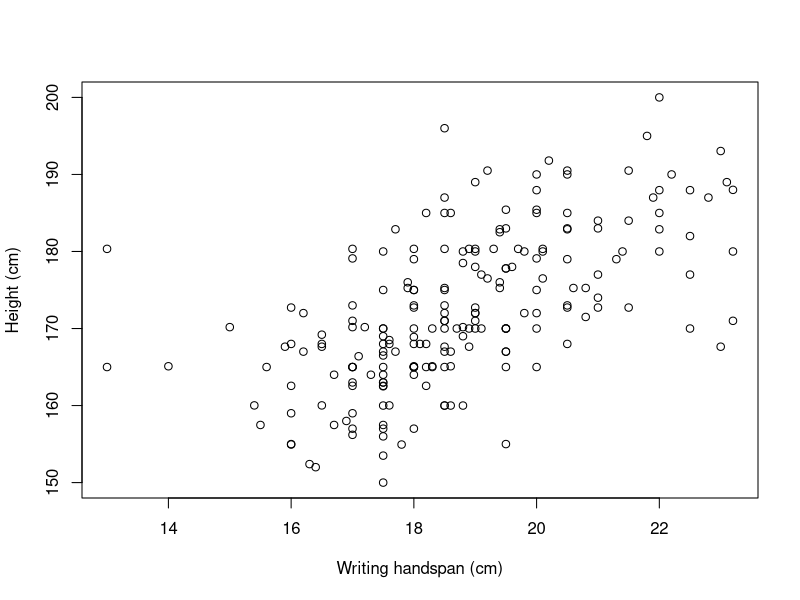
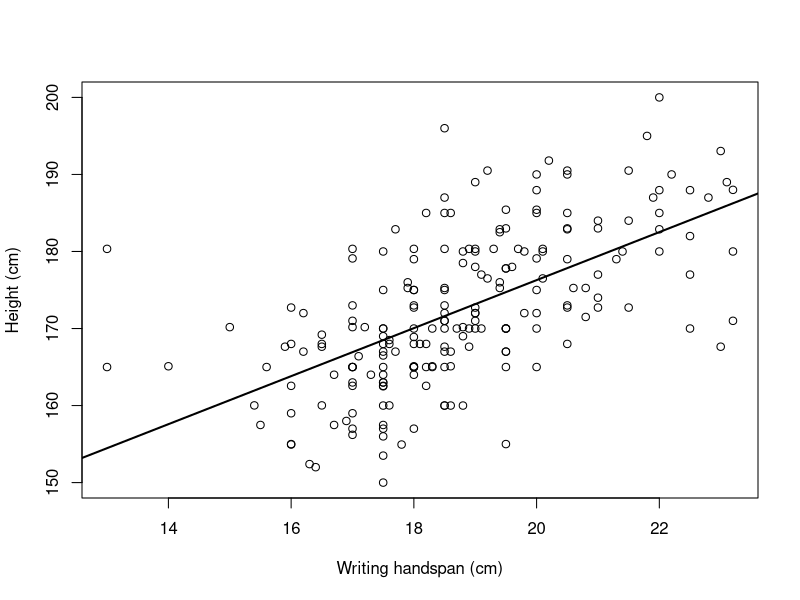
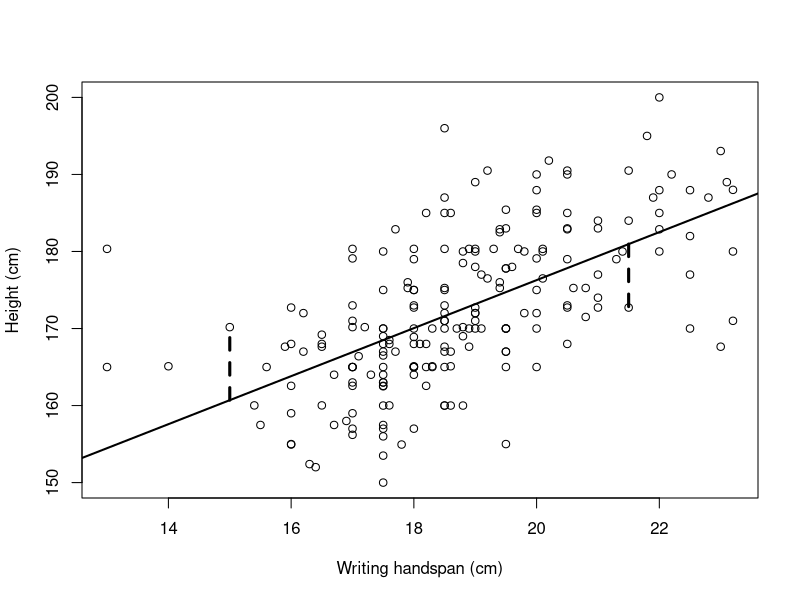
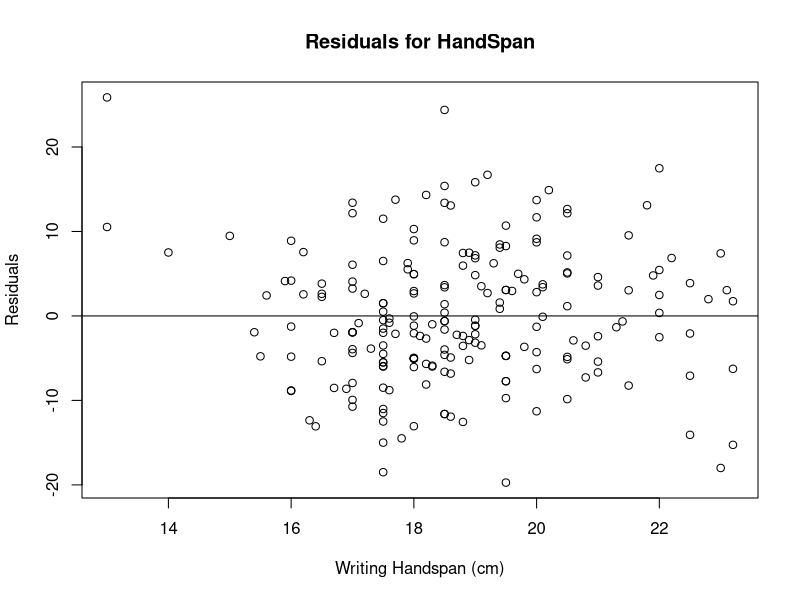

These charts were generated, in order, by the following R code:
## ---- chunk 1
knitr::opts_chunk$set(warning = FALSE)
knitr::opts_chunk$set(message = FALSE)
## ---- chunk 2
library(MASS)
? survey
## ---- chunk 3
plot(survey$Height ~ survey$Wr.Hnd,
     xlab="Writing handspan (cm)",
     ylab="Height (cm)")
## ---- chunk 4
which(is.na(survey$Height) | is.na(survey$Wr.Hnd))
incomplete.obs <- which(is.na(survey$Height)|is.na(survey$Wr.Hnd))
length(incomplete.obs)
## ---- chunk 5
# moderately strong positive correlation
cor(survey$Wr.Hnd,survey$Height,use="complete.obs")
## ---- chunk 6
survfit <- lm(Height ~ Wr.Hnd,data=survey)
survfit
# so here is our model: y = 113.954 + 3.117x 
## ---- chunk 7
survfit <- lm(Height~Wr.Hnd,data=survey)
plot(survey$Height ~ survey$Wr.Hnd,
     xlab="Writing handspan (cm)", ylab="Height (cm)")
abline(survfit,lwd=2)
## ---- chunk 8
obsA <- c(survey$Wr.Hnd[197],survey$Height[197])
obsB <- c(survey$Wr.Hnd[154],survey$Height[154])
obsA
obsB
## ---- chunk 9
mycoefs <- coef(survfit)
mycoefs
b0 <- mycoefs[1]
b1 <- mycoefs[2]
plot(survey$Height ~ survey$Wr.Hnd, xlab="Writing handspan (cm)", ylab="Height (cm)")
abline(survfit,lwd=2)
segments(x0=c(obsA[1],obsB[1]),y0=b0+b1*c(obsA[1],obsB[1]),
      x1=c(obsA[1],obsB[1]),y1=c(obsA[2],obsB[2]),lwd=3,lty=2)
## ---- chunk 10
survfit.resid <- resid(survfit)
complete.obs <- which(
        !is.na(survey$Height) &            
        !is.na(survey$Wr.Hnd))
plot(survey$Wr.Hnd[complete.obs], 
       survfit.resid, 
       ylab="Residuals",
       xlab="Writing Handspan (cm)", 
       main="Residuals for HandSpan")
abline(0,0)
## ---- chunk 11
summary(survfit)
